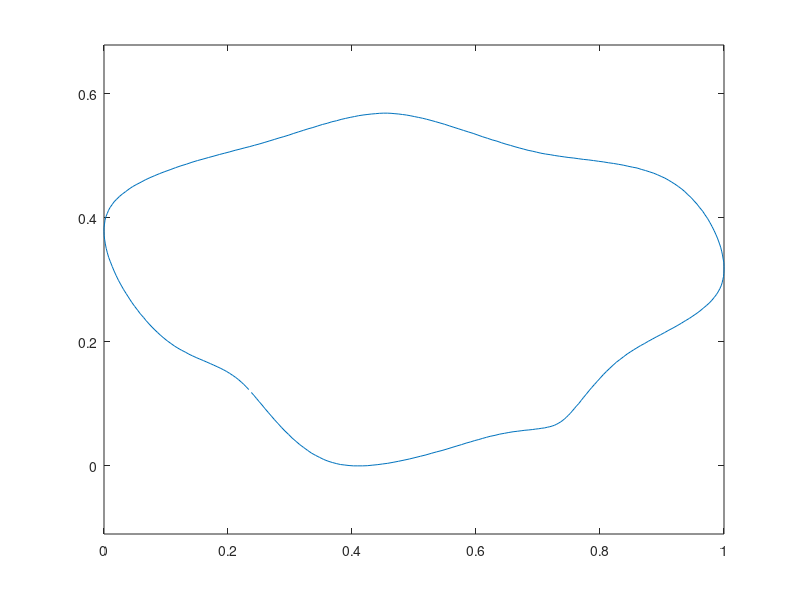

MATLAB code to generate this figure:
% Spors' potato

x = [
9944 -8795
10005 -8864
10070 -8942
10135 -9019
10204 -9100
10273 -9185
10350 -9275
10427 -9364
10504 -9454
10586 -9543
10667 -9633
10752 -9722
10842 -9807
10927 -9893
11021 -9974
11110 -10051
11203 -10120
11297 -10189
11390 -10254
11492 -10311
11589 -10360
11687 -10409
11789 -10449
11894 -10482
12000 -10510
12093 -10531
12195 -10543
12297 -10555
12402 -10563
12508 -10563
12622 -10563
12736 -10559
12853 -10547
12975 -10535
13101 -10518
13227 -10502
13357 -10478
13487 -10453
13621 -10425
13752 -10397
13886 -10364
14016 -10332
14150 -10299
14276 -10262
14406 -10226
14536 -10193
14658 -10157
14776 -10120
14894 -10084
15007 -10051
15117 -10015
15223 -9986
15324 -9954
15422 -9929
15515 -9901
15605 -9876
15694 -9852
15812 -9828
15926 -9799
16040 -9779
16145 -9759
16247 -9742
16348 -9730
16442 -9718
16531 -9706
16625 -9698
16710 -9689
16791 -9677
16865 -9669
16938 -9657
17007 -9649
17072 -9633
17133 -9620
17190 -9604
17247 -9584
17299 -9559
17348 -9531
17397 -9502
17446 -9466
17486 -9433
17531 -9393
17580 -9344
17625 -9299
17673 -9242
17722 -9185
17775 -9120
17832 -9060
17889 -8986
17946 -8913
18011 -8836
18072 -8759
18137 -8682
18206 -8604
18279 -8523
18348 -8446
18421 -8365
18498 -8287
18575 -8214
18653 -8141
18734 -8068
18819 -8003
18905 -7938
18990 -7873
19071 -7820
19153 -7767
19234 -7718
19319 -7666
19413 -7617
19502 -7564
19600 -7511
19697 -7458
19799 -7405
19896 -7353
19998 -7296
20099 -7243
20201 -7186
20299 -7129
20396 -7068
20494 -7011
20583 -6950
20673 -6889
20754 -6828
20831 -6763
20904 -6702
20973 -6641
21034 -6576
21091 -6507
21144 -6438
21185 -6373
21225 -6300
21258 -6227
21282 -6154
21298 -6081
21315 -6007
21323 -5926
21327 -5845
21327 -5760
21323 -5670
21307 -5581
21290 -5483
21270 -5390
21246 -5296
21213 -5199
21176 -5097
21136 -5000
21091 -4902
21042 -4804
20990 -4707
20933 -4609
20872 -4520
20811 -4427
20742 -4345
20677 -4260
20603 -4179
20534 -4101
20457 -4032
20384 -3959
20311 -3898
20230 -3837
20148 -3780
20071 -3732
19986 -3679
19904 -3634
19815 -3593
19726 -3553
19636 -3516
19539 -3484
19437 -3451
19335 -3423
19234 -3390
19124 -3370
19010 -3346
18901 -3321
18787 -3301
18665 -3280
18547 -3264
18429 -3244
18307 -3228
18185 -3211
18067 -3195
17946 -3183
17828 -3167
17710 -3150
17592 -3138
17478 -3122
17364 -3106
17251 -3089
17141 -3069
17027 -3053
16917 -3033
16812 -3008
16710 -2984
16609 -2964
16503 -2935
16397 -2907
16292 -2878
16186 -2846
16080 -2817
15966 -2781
15861 -2744
15743 -2712
15633 -2675
15515 -2638
15402 -2598
15288 -2557
15170 -2521
15052 -2484
14938 -2447
14824 -2411
14711 -2374
14601 -2338
14487 -2305
14377 -2273
14272 -2244
14166 -2216
14064 -2191
13967 -2171
13869 -2151
13768 -2130
13678 -2114
13585 -2102
13495 -2090
13402 -2082
13309 -2073
13219 -2069
13122 -2069
13028 -2073
12931 -2082
12833 -2090
12731 -2102
12634 -2114
12528 -2130
12427 -2151
12325 -2171
12215 -2195
12106 -2220
11996 -2252
11882 -2277
11772 -2313
11655 -2342
11541 -2378
11427 -2415
11309 -2447
11195 -2484
11077 -2521
10964 -2557
10846 -2598
10728 -2634
10610 -2667
10496 -2703
10374 -2740
10252 -2777
10131 -2813
10021 -2842
9907 -2874
9789 -2903
9671 -2935
9553 -2964
9427 -3000
9301 -3033
9175 -3065
9045 -3102
8911 -3138
8781 -3175
8647 -3211
8513 -3252
8383 -3297
8249 -3337
8119 -3382
7989 -3431
7863 -3476
7737 -3524
7619 -3573
7505 -3622
7391 -3675
7286 -3732
7184 -3784
7087 -3837
6997 -3898
6916 -3959
6839 -4016
6766 -4077
6700 -4142
6640 -4203
6591 -4272
6542 -4341
6505 -4410
6473 -4488
6440 -4569
6420 -4650
6408 -4739
6396 -4829
6396 -4922
6400 -5020
6412 -5117
6428 -5219
6449 -5325
6477 -5434
6509 -5544
6550 -5650
6595 -5764
6640 -5873
6692 -5987
6745 -6097
6806 -6207
6867 -6316
6932 -6418
6997 -6520
7062 -6621
7135 -6723
7204 -6812
7274 -6906
7347 -6987
7412 -7068
7485 -7149
7550 -7219
7619 -7288
7688 -7353
7753 -7414
7838 -7487
7924 -7556
8009 -7617
8094 -7678
8180 -7731
8265 -7779
8355 -7824
8440 -7873
8525 -7913
8615 -7954
8700 -7991
8789 -8027
8871 -8064
8956 -8100
9037 -8137
9119 -8174
9196 -8210
9277 -8251
9350 -8291
9423 -8336
9497 -8385
9562 -8430
9635 -8486
9704 -8547
9761 -8600
9822 -8661
9883 -8726
];

x = bsxfun(@minus, x, min(x,[],1));
x = x ./ max(x(:,1));
plot(x(:,1), x(:,2)), axis equal

dlmwrite('fig.csv', x, '\t');
